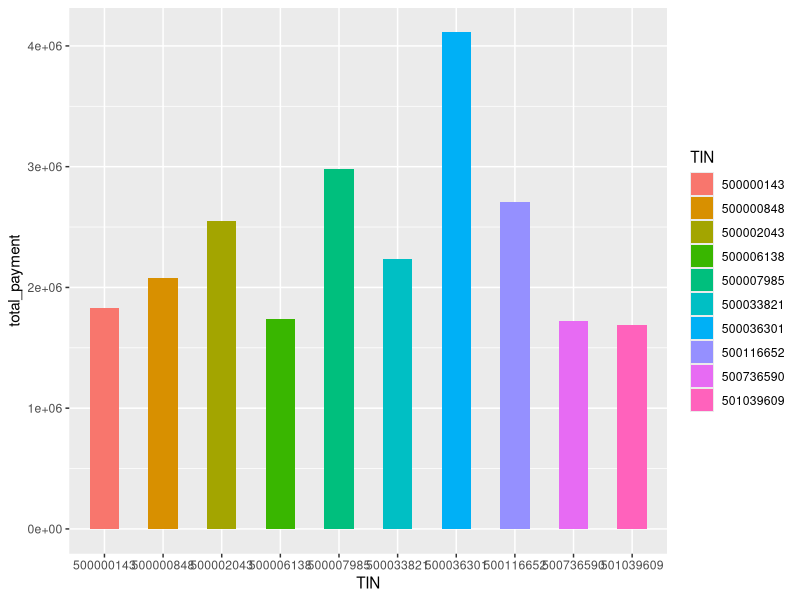
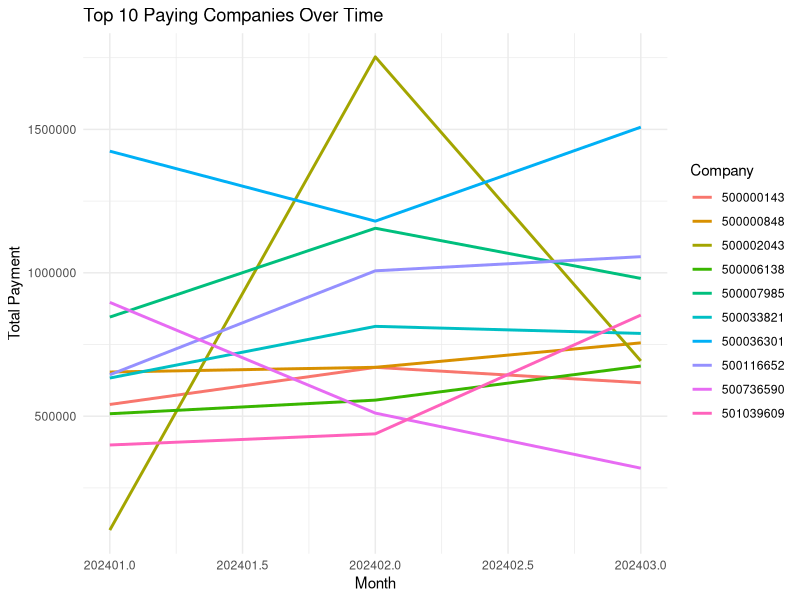

These charts were generated, in order, by the following R code:
## ---- chunk 1
library(tidyverse)
library(dplyr)
## ---- chunk 2
revenue <- read.csv("revenue.csv")
glimpse(revenue)
## ---- chunk 3
revenue <- rename(revenue, "Tax_code" = "TAX.CODE", "Tax_Kind" = "TAX.KIND", "Receipt_NO" = "RECEIPT.NO", "Amount" = "Consol.", "Pay_Date" = "PAY.DATE")

revenue <- revenue |> mutate(
                  Tax_Kind = factor(Tax_Kind),
                  TIN = factor(TIN),
                  CBO = factor(CBO),
                  Pay_Date = as.Date(Pay_Date, format = "%m/%d/%Y"),
                  Amount = as.numeric(gsub(",", "", Amount))
) |> 
  filter(Amount > 0) |> 
  select(- Tax_code) |>
  glimpse()

## ---- chunk 4
summary_stat <- summary(revenue)
summary_stat
## ---- chunk 5
top_payers <- as.data.frame(revenue)
top_payers$month_year <- format(top_payers$Pay_Date, "%Y-%m")

top_payers <- top_payers |> group_by(month_year, TIN) |> summarise(total_payment = sum(Amount)) |> ungroup()

total_unique_months <- length(unique(top_payers$month_year))

company_month_counts <- top_payers |> 
  group_by(TIN) |>
  summarise(unique_months = n_distinct(month_year))

companies_with_all_months <- company_month_counts |>
  filter(unique_months == total_unique_months)

loopi <- companies_with_all_months$TIN

trend <- data.frame()
for(i in loopi){
  trend <- rbind(trend, filter(top_payers, TIN == i))
}

top_10 <- trend |> 
  group_by(TIN) |> 
  summarise(total_payment = sum(total_payment)) |>
  arrange(desc(total_payment)) |>
  top_n(10, total_payment)

ggplot(top_10, aes(x = TIN, y = total_payment, fill = TIN)) +
  geom_bar(stat = "identity", width = 0.5)
## ---- chunk 6
loopj <- top_10$TIN

trending_10 <- data.frame()
for(j in loopj){
  trending_10 <- rbind(trending_10, filter(top_payers, TIN == j))
}

convert_to_numeric <- function(date_string) {
  # Split the string by "-"
  date_parts <- strsplit(date_string, "-")[[1]]
  
  # Extract year and month
  year <- as.numeric(date_parts[1])
  month <- as.numeric(date_parts[2])
  
  # Combine year and month into a numeric value
  numeric_value <- year * 100 + month
  
  return(numeric_value)
}

# Apply the function to each date string
trending_10$ndate <- sapply(trending_10$month_year, convert_to_numeric)

ggplot(trending_10, aes(x = ndate, y = total_payment, color = TIN)) + 
  geom_line(linewidth = 1) +
  labs(title = "Top 10 Paying Companies Over Time",
       x = "Month",
       y = "Total Payment",
       color = "Company") +
  theme_minimal()
